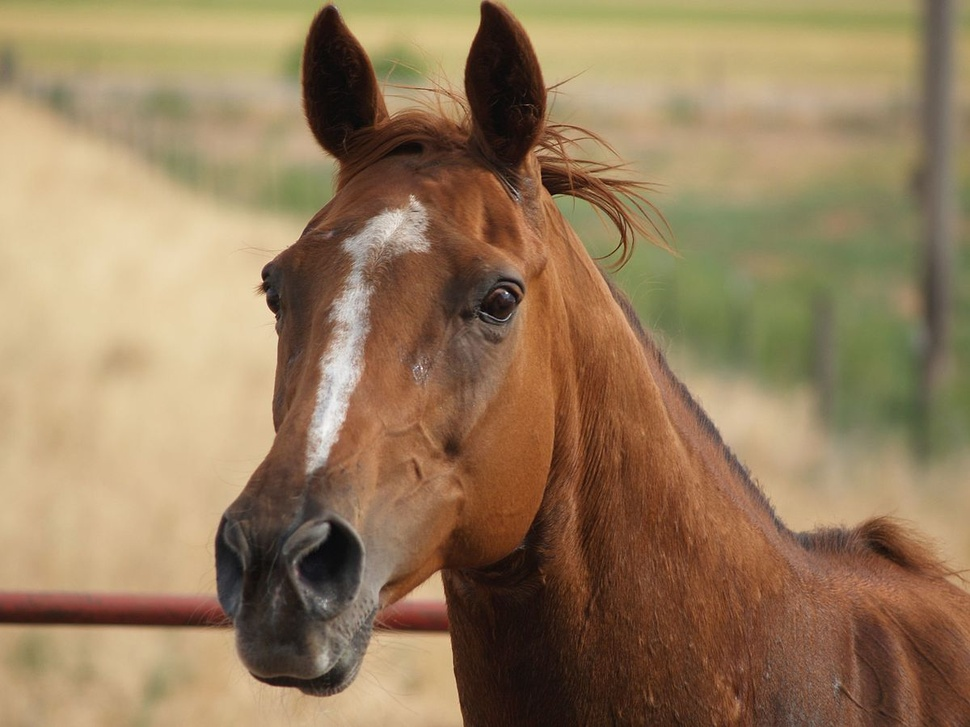
#> input picture Lab6 - Filters to find key points (LOG the blub detector - SIFT)/img3.jpg, 970 x 727 px, shrunk from 1200 x 900 before the run, found by its file name
$ jupyter execute Lab6_Shayan_Alireza.ipynb   (shell and % lines are left out)
#> lines starting #> are read from the running program, lines starting #| are printed output that depends on the picture
[cell 1]
import numpy as np
import cv2 as cv
from matplotlib import pyplot as plt
from sklearn.cluster import KMeans
import random

[cell 2]
img = cv.imread(r"C:/Users/SURFACEPRO3_/Documents/cvl/Lab6/img3.jpg")
#> img is the input picture: shape (727, 970, 3); mean B, G, R 92.5, 124.5, 150.2
img= cv.cvtColor(img,cv.COLOR_BGR2GRAY)
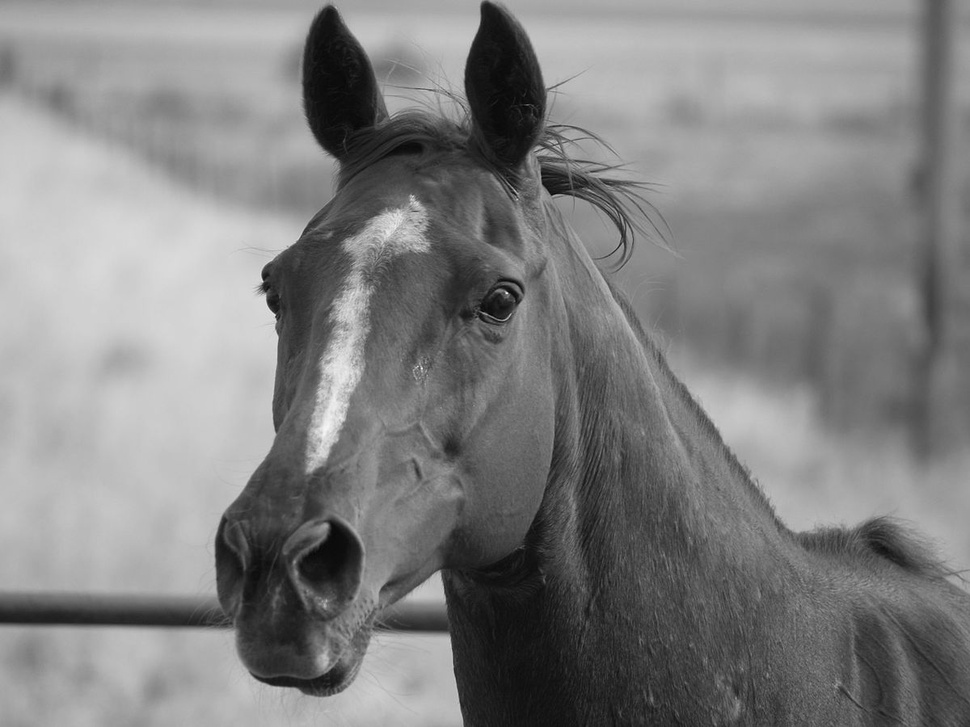
#> img: shape (727, 970); min 3, max 247, mean 128.6
blur3 = cv.GaussianBlur(img,(3,3),0)
blur1 = cv.GaussianBlur(img,(5,5),0)
LOG = blur3 - blur1
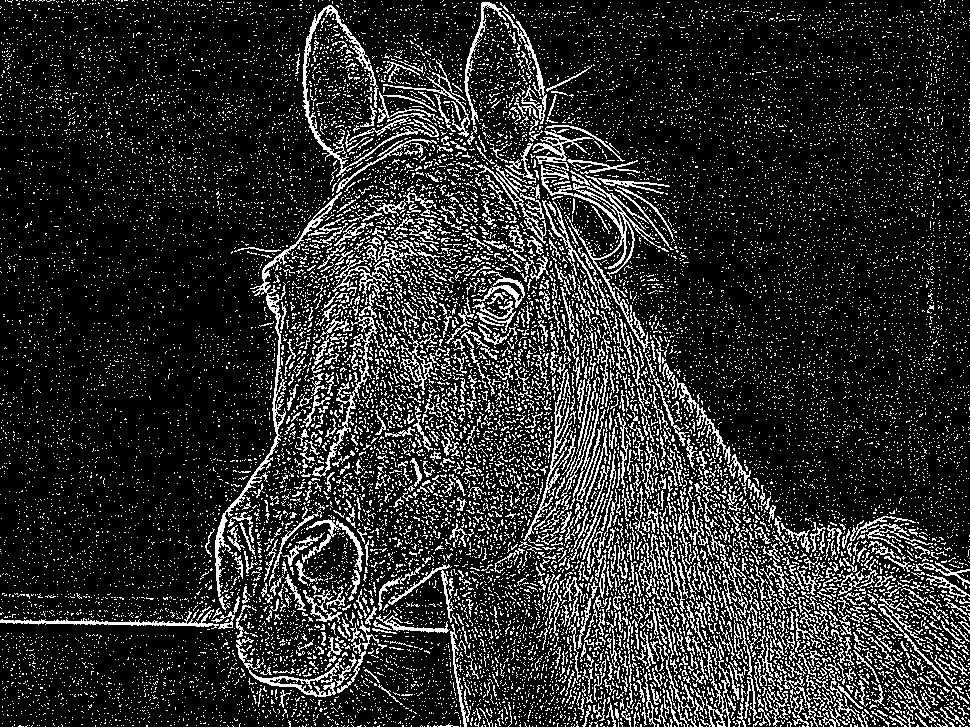
#> LOG: shape (727, 970); min 0, max 255, mean 44.7
plt.imshow(LOG, cmap ='gray')
plt.show()

[cell 3]
img1 = cv.imread(r"C:/Users/SURFACEPRO3_/Documents/cvl/Lab6/img1.jpg")
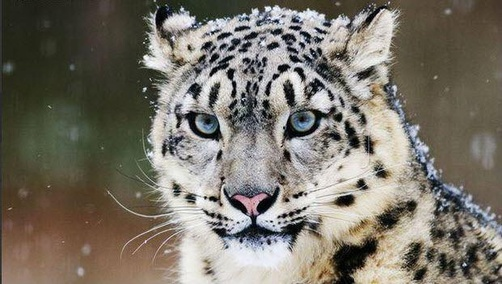
#> input picture Lab6 - Filters to find key points (LOG the blub detector - SIFT)/img1.jpg, 502 x 284 px, shrunk from 621 x 351 before the run, found by its file name
#> img1 is the input picture: shape (284, 502, 3); mean B, G, R 104.8, 115.3, 120.7
gray1= cv.cvtColor(img1,cv.COLOR_BGR2GRAY)
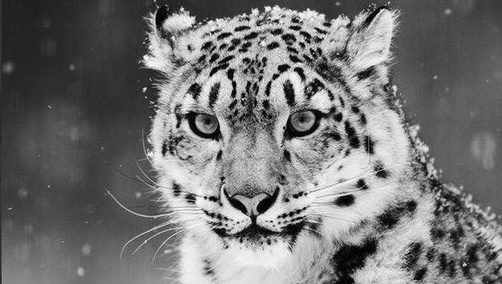
#> gray1: shape (284, 502); min 0, max 255, mean 115.8
sift = cv.SIFT_create(1000,3,0.1,0.1,1.6) #nFeatures ,nOctaveLayers, contrastThreshold, edgeThreshold, sigma
img=cv.drawKeypoints(gray1,sift.detect(gray1,None),img1)
#> img: shape (284, 502, 3)
plt.imshow(img)
plt.show()

در ورودی تابع ما ابتدا مقدار ویژگی ها را مشخص میکنیم که در واقع تعداد نقاط خروجی برحسب امتیاز تخصیص داده شده به آن ها را مشخص میکند.مقدار دوم تعداد اکتاو های استفاده شده را مشخص میکند اصولا این مقدار را بنا بر رزولوشن تصویر باید تعریف کرد( واریانس از حدی بیشتر باشد در یک رزولوشن خاص دیگر نمیتواند تفاوتی تولید کند) سپس مقدار ترشلد کانترست است که در واقع ترشلد پایه است و نشان میدهد از چه مقدار باید بیشتر باشد تا به عنوان ویژگی در نظر گرفته شود پس هرچه بیشتر شود مقدار ویژگی ها کمتر میشود مقدار بعدی ترشلد لبه است و مشخص میکند باید مقدار ویژگی از چه حدی کمتر باشد(در واقع لبه ها را حذف میکند) تا اینکه به عنوان کی پوینت در نظر گرفته شود پس هرچه بیشتر باشد نقاط بیشتری داریم. و در آخر سیگمای استفاده شده در اولین اکتاو تنظیم میشود

[cell 4]
img2 = cv.imread(r"C:/Users/SURFACEPRO3_/Documents/cvl/Lab6/img2.jpg")
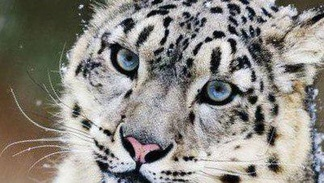
#> input picture Lab6 - Filters to find key points (LOG the blub detector - SIFT)/img2.jpg, 324 x 183 px, shrunk from 401 x 227 before the run, found by its file name
#> img2 is the input picture: shape (183, 324, 3); mean B, G, R 130.1, 136.2, 139.5
gray2= cv.cvtColor(img2,cv.COLOR_BGR2GRAY)
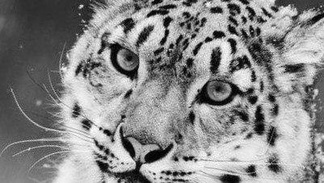
#> gray2: shape (183, 324); min 0, max 255, mean 136.5
sift = cv.SIFT_create(1000,3,0.1,0.1,1.6) #nFeatures ,nOctaveLayers, contrastThreshold, edgeThreshold, sigma
img=cv.drawKeypoints(gray2,sift.detect(gray2,None),img2)
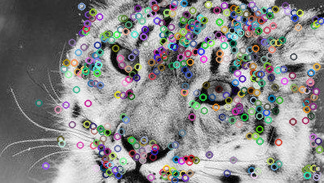
#> img: shape (183, 324, 3); mean B, G, R 136.3, 136.3, 136.1
plt.imshow(img)
plt.show()

با تقسیم بندی فیلترها و محدود کردن آن ها به یک اکتاو، تنوع فیلترها پایین تر می آید که باعث می شود دقت نقاط کلیدی کمتر شود. همچنین تعداد بیش از 3 4 تا فایده خاصی ندارد
ترشهولد کنتراست ویژگی های ضعیف تر را فیلتر میکند ولی با افزایش بیش از حد آن باعث میشود تمام نقاط کلیدی ها را از دست بدهیم و کاهش بیش از حد آن هم ویژگی های ضعیف تری
را نمایان میکند
ترشهولد لبه ویژگی های لبه مانند را انتخاب میکند
معیار سیگما هم برای اکتاو پایه است

[cell 5]
kp_t, des_t = sift.detectAndCompute(gray1, None)
#> kp_t = 885 keypoints; strongest (x, y, size): (345, 201, 9.9), (205, 197, 2), (283, 68, 6), (304, 208, 2.1)
kp_i, des_i = sift.detectAndCompute(gray2, None)
#> kp_i = 535 keypoints; strongest (x, y, size): (100, 128, 2), (218, 34, 6), (208, 39, 3.7), (251, 170, 6.9)

bf = cv.BFMatcher()

good=[]
matches = bf.knnMatch(des_t,des_i,k=2)
#> matches = 885 matches
for x,y in matches:
    if x.distance < 0.8 * y.distance:
        good.append([x])
#> after the loop, good = 391 matches
img3 = cv.drawMatchesKnn(gray1, kp_t, gray2, kp_i,good[0:49], gray2, flags=2)
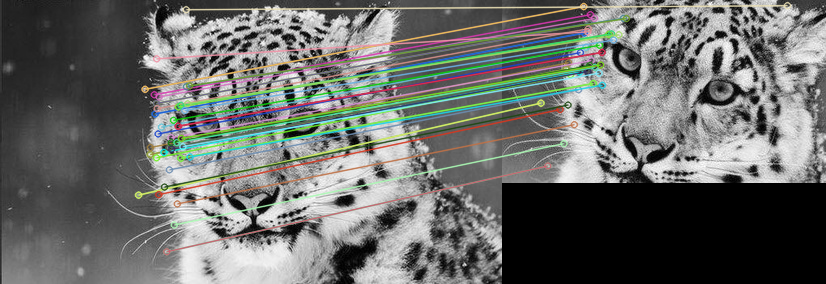
#> img3: shape (284, 826, 3); mean of channels 0, 1, 2 105.3, 108.1, 106.1; drawn as B, G, R
plt.imshow(img3)
plt.show()

ر واقع بردار ویژگی ساخته شده به خوبی میتواند نسبت به تغییر اسکیل و روتیشن مقاوم باشد چون با اینکه تصویر هم چرخش داشته است و هم مقداری به نظر تغییر اسکیل داشته است و حتی مکان ها شیفت خورده اند باز بردار ویژگی استخراج شده به صورتی بوده است که نقاط یکسان با هم ست شده اند

[cell 6]
img1 = cv.imread(r"C:/Users/SURFACEPRO3_/Documents/cvl/Lab6/img1.jpg")
gray1= cv.cvtColor(img1,cv.COLOR_BGR2GRAY)
img2 = cv.imread(r"C:/Users/SURFACEPRO3_/Documents/cvl/Lab6/img3.jpg")
gray2= cv.cvtColor(img2,cv.COLOR_BGR2GRAY)
sift = cv.SIFT_create(1000) #nFeatures ,nOctaveLayers, contrastThreshold, edgeThreshold, sigma


kp_t, des_t = sift.detectAndCompute(gray1, None)
#> kp_t = 1001 keypoints; strongest (x, y, size): (345, 201, 9.9), (205, 197, 2), (283, 68, 6), (304, 208, 2.1)
kp_i, des_i = sift.detectAndCompute(gray2, None)
#> kp_i = 807 keypoints; strongest (x, y, size): (336, 81, 57.7), (502, 70, 52.3), (431, 592, 21.2), (295, 290, 49.1)

dsp_tot = np.vstack([des_t, des_i])
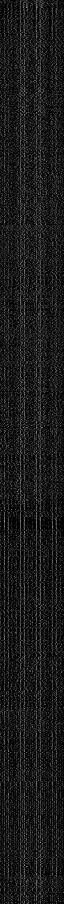
#> dsp_tot: shape (1808, 128) float32 (shown at 1/2 size); min 0, max 218, mean 26.3
kmeans = KMeans(n_clusters=10, random_state=0)
kmeans.fit(dsp_tot)
c1 = kmeans.predict(des_t)
#> c1 = 1001 values, max 9 at index 8, min 0 at index 68, mean 3.96
c2 = kmeans.predict(des_i)
#> c2 = 807 values, max 9 at index 5, min 0 at index 8, mean 5.15
plt.hist(c1, bins=10,alpha=0.4)
plt.hist(c2, bins=10,alpha=0.4)
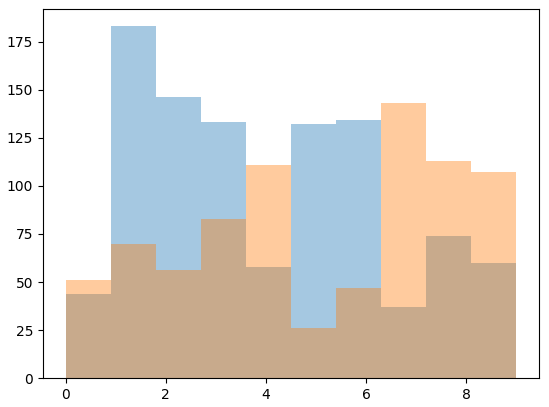
#> figure drawn by matplotlib, 1 panel; tallest bar 183 high, from x = 0.9 to 1.8; tallest bar 143 high, from x = 6.3 to 7.2
